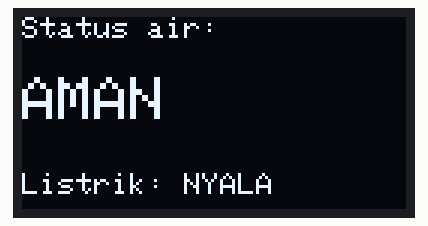
Bench run of a program on a simulated ESP32. Parts: 128×64 one-colour display. What the program prints to the serial monitor is not drawn.

Above: at 0.6 s.
At 2.6 s:
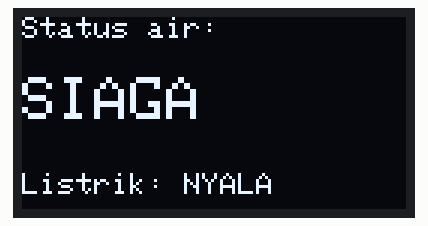
At 4.7 s:
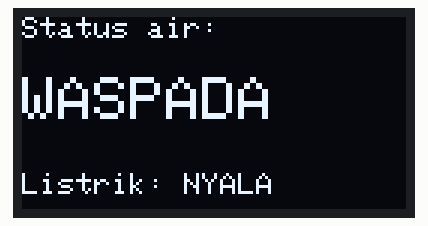
At 6.7 s:
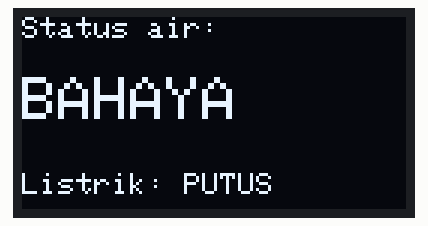

The program:

main.cpp
```cpp
#include <Arduino.h>
#include <Wire.h>
#include <Adafruit_GFX.h>
#include <Adafruit_SSD1306.h>

// Tes OLED 0.96" (SSD1306, 128x64, I2C).
// Sambungan: GND->GND, VCC->3V3, SDA->D25, SCL->D26.
// 1. Pindai alamat I2C dan cetak ke serial.
// 2. Tampilkan AMAN, SIAGA, WASPADA, BAHAYA bergantian tiap 2 detik.

const uint8_t PIN_SDA = 25;
const uint8_t PIN_SCL = 26;

const char* const LEVEL_NAMES[4] = {"AMAN", "SIAGA", "WASPADA", "BAHAYA"};

Adafruit_SSD1306 oled(128, 64, &Wire, -1);
uint8_t oledAddress = 0;

void scanI2C() {
  Serial.println("Memindai I2C...");
  uint8_t found = 0;
  for (uint8_t addr = 1; addr < 127; addr++) {
    Wire.beginTransmission(addr);
    if (Wire.endTransmission() == 0) {
      Serial.print("  ditemukan perangkat di 0x");
      Serial.println(addr, HEX);
      if (addr == 0x3C || addr == 0x3D) oledAddress = addr;
      found++;
    }
  }
  if (found == 0) Serial.println("  tidak ada perangkat. Cek kabel SDA/SCL/VCC/GND.");
}

void setup() {
  Serial.begin(115200);
  delay(500);
  Serial.println();
  Serial.println("Tes OLED dimulai");

  Wire.begin(PIN_SDA, PIN_SCL);
  scanI2C();

  if (oledAddress == 0) {
    Serial.println("OLED (0x3C/0x3D) tidak ditemukan. Tes berhenti.");
    while (true) delay(1000);
  }
  if (!oled.begin(SSD1306_SWITCHCAPVCC, oledAddress)) {
    Serial.println("OLED gagal diinisialisasi. Tes berhenti.");
    while (true) delay(1000);
  }
  Serial.print("OLED siap di 0x");
  Serial.println(oledAddress, HEX);
}

void loop() {
  for (uint8_t i = 0; i < 4; i++) {
    oled.clearDisplay();
    oled.setTextColor(SSD1306_WHITE);
    oled.setTextSize(1);
    oled.setCursor(0, 0);
    oled.println("Status air:");
    oled.setTextSize(2);
    oled.setCursor(0, 20);
    oled.println(LEVEL_NAMES[i]);
    oled.setTextSize(1);
    oled.setCursor(0, 52);
    oled.println(i == 3 ? "Listrik: PUTUS" : "Listrik: NYALA");
    oled.display();

    Serial.print("[OLED] ");
    Serial.println(LEVEL_NAMES[i]);
    delay(2000);
  }
}
```

Measured:
- by itself, everything shown: repeats every 8.1 s, in 4 steps
- what the display in image 0 shows lasts 2.0 s, from 0.6 s to 2.6 s
